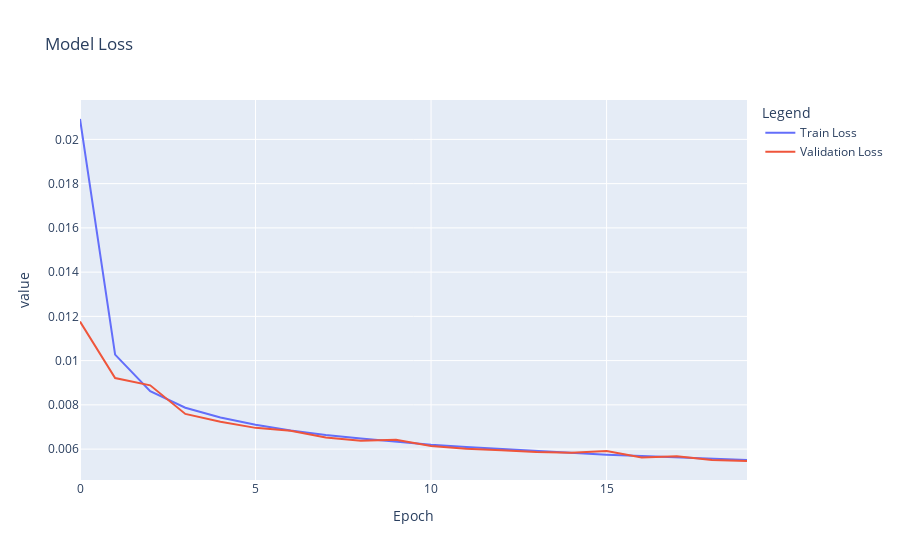

The code cell stored with this chart in its notebook:
### Markdown cell above
We are getting a loss value very close to 0. That means the autoencoder is able to reconstruct the input data very well.

Now let's check a plot of the loss over epochs.

### Code cell
# Plot training history
plot_training_history(train_history)

### Figure 1 — Plotly figure (JSON) as saved in the notebook; plotly's stock layout.template omitted (floating-point values rounded to 4 significant figures)
{"data": [{"hovertemplate": "variable=wide_variable_0<br>Epoch=%{x}<br>value=%{y}<extra></extra>", "legendgroup": "wide_variable_0", "line": {"color": "#636efa", "dash": "solid"}, "marker": {"symbol": "circle"}, "mode": "lines", "name": "Train Loss", "orientation": "v", "showlegend": true, "type": "scatter", "x": [0, 1, 2, 3, 4, 5, 6, 7, 8, 9, 10, 11, 12, 13, 14, 15, 16, 17, 18, 19], "xaxis": "x", "y": [0.02092, 0.01027, 0.00862, 0.007869, 0.007431, 0.007103, 0.006838, 0.006636, 0.006477, 0.006324, 0.006199, 0.006101, 0.006006, 0.005912, 0.005824, 0.00575, 0.005688, 0.005634, 0.005558, 0.005503], "yaxis": "y"}, {"hovertemplate": "variable=wide_variable_1<br>Epoch=%{x}<br>value=%{y}<extra></extra>", "legendgroup": "wide_variable_1", "line": {"color": "#EF553B", "dash": "solid"}, "marker": {"symbol": "circle"}, "mode": "lines", "name": "Validation Loss", "orientation": "v", "showlegend": true, "type": "scatter", "x": [0, 1, 2, 3, 4, 5, 6, 7, 8, 9, 10, 11, 12, 13, 14, 15, 16, 17, 18, 19], "xaxis": "x", "y": [0.01177, 0.009213, 0.008884, 0.00759, 0.007239, 0.00696, 0.006828, 0.006529, 0.006376, 0.006424, 0.006142, 0.006015, 0.005947, 0.005874, 0.005836, 0.005911, 0.005625, 0.005675, 0.005511, 0.005463], "yaxis": "y"}], "layout": {"legend": {"title": {"text": "Legend"}, "tracegroupgap": 0}, "title": {"text": "Model Loss"}, "xaxis": {"anchor": "y", "domain": [0, 1], "title": {"text": "Epoch"}}, "yaxis": {"anchor": "x", "domain": [0, 1], "title": {"text": "value"}}}}
